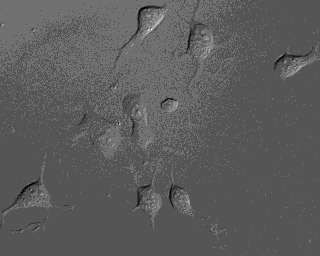
#> input picture CSE377HW7-Kevin-Chen/DICImage.tif, 320 x 256 px
$ jupyter execute --allow-errors CSE377HW7-Kevin-Chen.ipynb
#> lines starting #> are read from the running program, lines starting #| are printed output that depends on the picture
[cell 1]
import numpy as np, scipy, skimage, time
import scipy.sparse as sp
import scipy.sparse.linalg as spla
from scipy import ndimage
import imageio
import matplotlib.pyplot as plt

#read image
g = np.double(imageio.imread("DICImage.tif"))
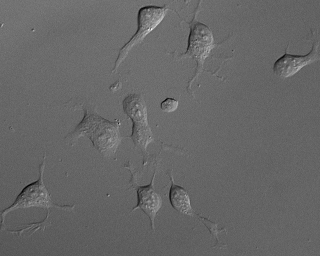
#> g: shape (256, 320) float64; min 1298, max 3689, mean 2266.6; drawn with min black and max white
nrows, ncols = g.shape
#> nrows = 256; ncols = 320
N = nrows*ncols
#> N = 81920

xx, yy = np.meshgrid(np.arange(1, ncols+1), np.arange(1, nrows+1))
xx = xx.flatten(); yy = yy.flatten()
X = np.column_stack((np.ones(N), xx, yy, xx**2, xx*yy, yy**2))
p = np.linalg.lstsq(X, g.flatten(), rcond=None)[0]
#> p = [2356.3, 0.173, -0.7, -0.00196, 0.00315, -0.00115]
g = np.reshape(g.flatten()-np.dot(X, p), (nrows,ncols))
g = g/np.max(np.abs(g)) #image value in [-1,1]
plt.imshow(g,cmap='gray', vmin=-1, vmax=1); plt.title('Input DIC image'); plt.show()

[cell 2]
#compute the H (imaging model), L (smooth) matrices
tt = time.process_time() #use time instead of cputime
#get the differential kernel for H
sigma = 1 #sigma in the first-derivative-of-Gaussian kernel
theta = 225*np.pi/180+np.pi #this parameter is related to this given image's microscope parameter
radius = max(2*np.ceil(sigma),1).astype(int)
diameter = 2*radius + 1
xx,yy = np.meshgrid(np.arange(-radius,radius+1),np.arange(-radius,radius+1))
tmp = np.exp(-0.5*(xx**2 + yy**2)/sigma**2)
h_kernel = -(np.cos(theta)*xx+np.sin(theta)*yy)*tmp
h_kernel = h_kernel/np.sum(np.abs(h_kernel))

#build the sparse H matrix
nzidx = np.abs(h_kernel.flatten()) > 0.001 #save memory and speed up by ignoring small elements
inds = np.arange(1, N+1).reshape(nrows, ncols)
inds_pad = np.pad(inds, ((radius, radius), (radius, radius)), mode='symmetric') #deal with the boundary
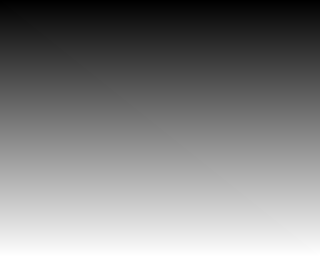
#> inds: shape (256, 320) int64; min 1, max 81920, mean 40960.5; drawn with min black and max white
row_inds = np.repeat(np.arange(1, N+1), np.sum(nzidx))
col_inds = np.ravel(np.array([inds_pad[i:i+diameter, j:j+diameter] for i in range(nrows) for j in range(ncols)])) #slide col and then row
col_inds = col_inds[np.tile(nzidx, N)]
vals = np.tile(h_kernel.flatten()[nzidx], N)
H = sp.csr_matrix((vals, (row_inds-1, col_inds-1)), shape=(N, N))


#get the smooth kernel for L
hwid = 1; wid = 2*hwid + 1; nsz = wid**2
D = -np.ones((wid,wid))/(nsz-1)
D[hwid,hwid] = 1


# build the sparse L matrix
inds = np.reshape(np.arange(1, N + 1), (nrows, ncols))
inds_pad = np.pad(inds, ((hwid, hwid), (hwid, hwid)), mode='symmetric')
row_inds = np.tile(np.arange(1, N + 1), (nsz, 1))
col_inds = skimage.util.view_as_windows(inds_pad, (wid, wid), step=1).reshape(-1, wid**2).T
vals = np.tile(D.ravel(), (N, 1)).T
L = scipy.sparse.coo_matrix((vals.ravel(), (row_inds.ravel() - 1, col_inds.ravel() - 1)), shape=(N, N)).tocsr()
print(f'get H and L: {time.process_time() - tt:.3f} seconds')

# Your implementation below:

[cell 3]
# Need to implement gamma, tol, maxiter, w_sparsity, w_smooth

[cell 4]
# Assigning values to the elements that we will need in the algorithm
gamma = 0.35
tol = 0.09
maxiter = 300
w_sparsity = 1
w_smooth = 0.3

[cell 5]
Q = H.transpose().dot(H) + w_smooth*L
Qp = sp.csr_matrix.maximum(Q,0)
Qn = sp.csr_matrix.minimum(Q,0)
f = np.ones((N,1))
#Lambda = sp.csr_matrix(np.ones((N,1)))
Lambda = np.ones((N,1))
print(g.shape)
#| (256, 320)
g = g.reshape(-1,1)
print(g.shape)
#| (81920, 1)
print(Lambda.shape)
#| (81920, 1)
print(H.shape)
#| (81920, 81920)
print(Qp.shape)
#| (81920, 81920)
print(f.shape)
#| (81920, 1)

[cell 6]
# Implementing the algorithm mentioned
f = np.zeros(N) # Initialize to 0 values into Nx1 array.
Lambda = np.zeros(N) # Just the diagonal values such that Nx1 array.

# Initialize the Q array such that (H^T)H + (omega_s)L.
# (L^T)L here because it works out better in terms of computing it.
Q = H.transpose().dot(H) + w_smooth*L.T.dot(L)
Q_plus = sp.csr_matrix.maximum(Q, 0)
Q_minus = sp.csr_matrix.minimum(Q, 0)

# defining the b value, but didn't add negative sign since it ruined output.
b = H.transpose().dot(g.flatten())

# The main for loop for this algorithm.
#> (the rest of this cell did not finish here and is left out)

[cell 7]
# Displaying the output image to the user.

f = np.reshape(f, (nrows, ncols))
plt.imshow(f, cmap='gray', vmin=0, vmax=1)
plt.title('Algorithm I Output Image')
plt.show()
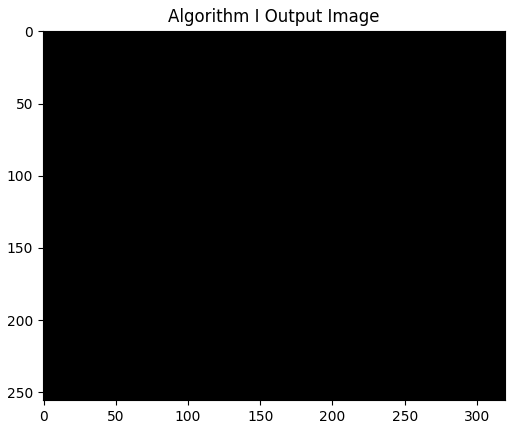
#> figure drawn by matplotlib, 1 panel
